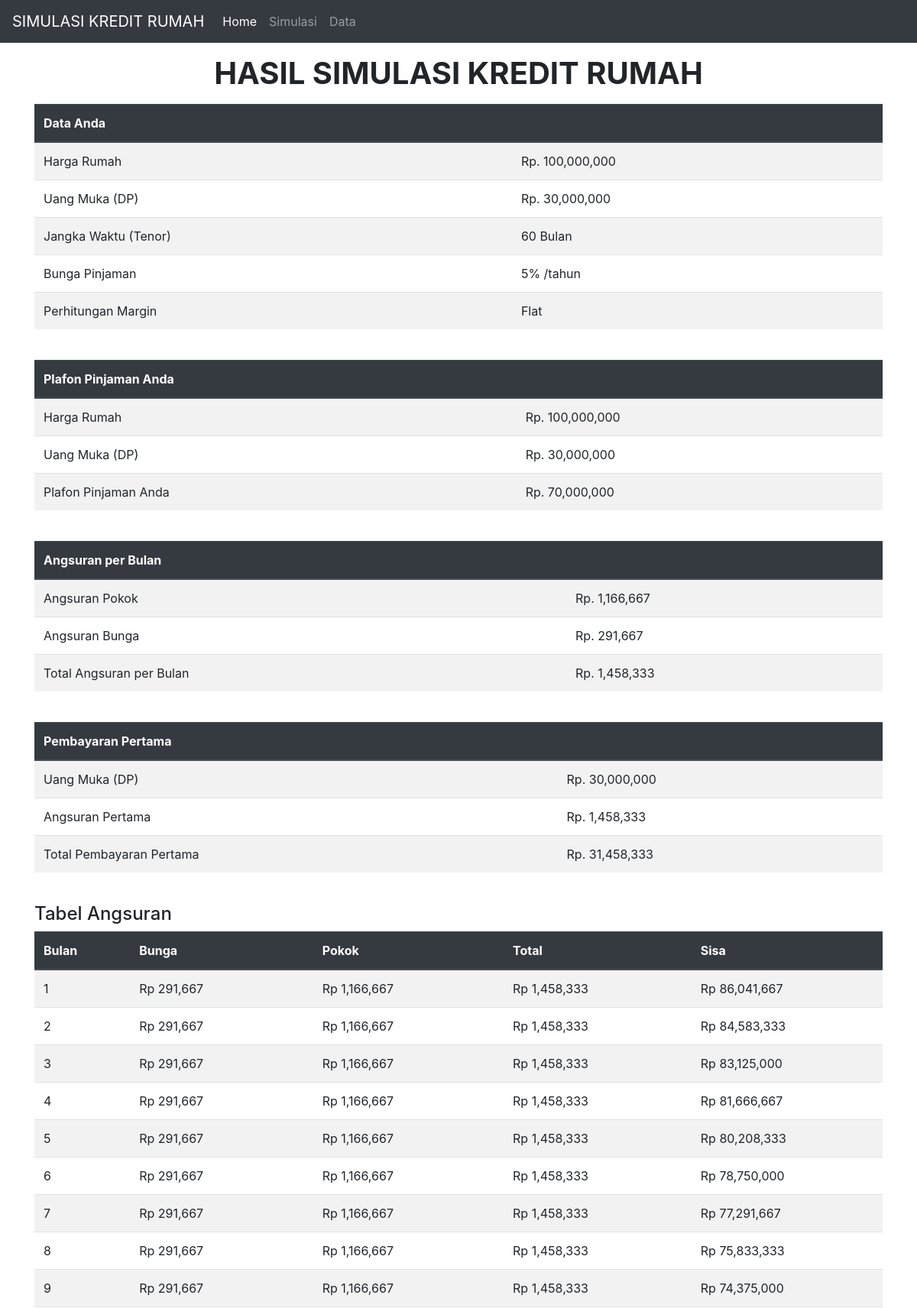
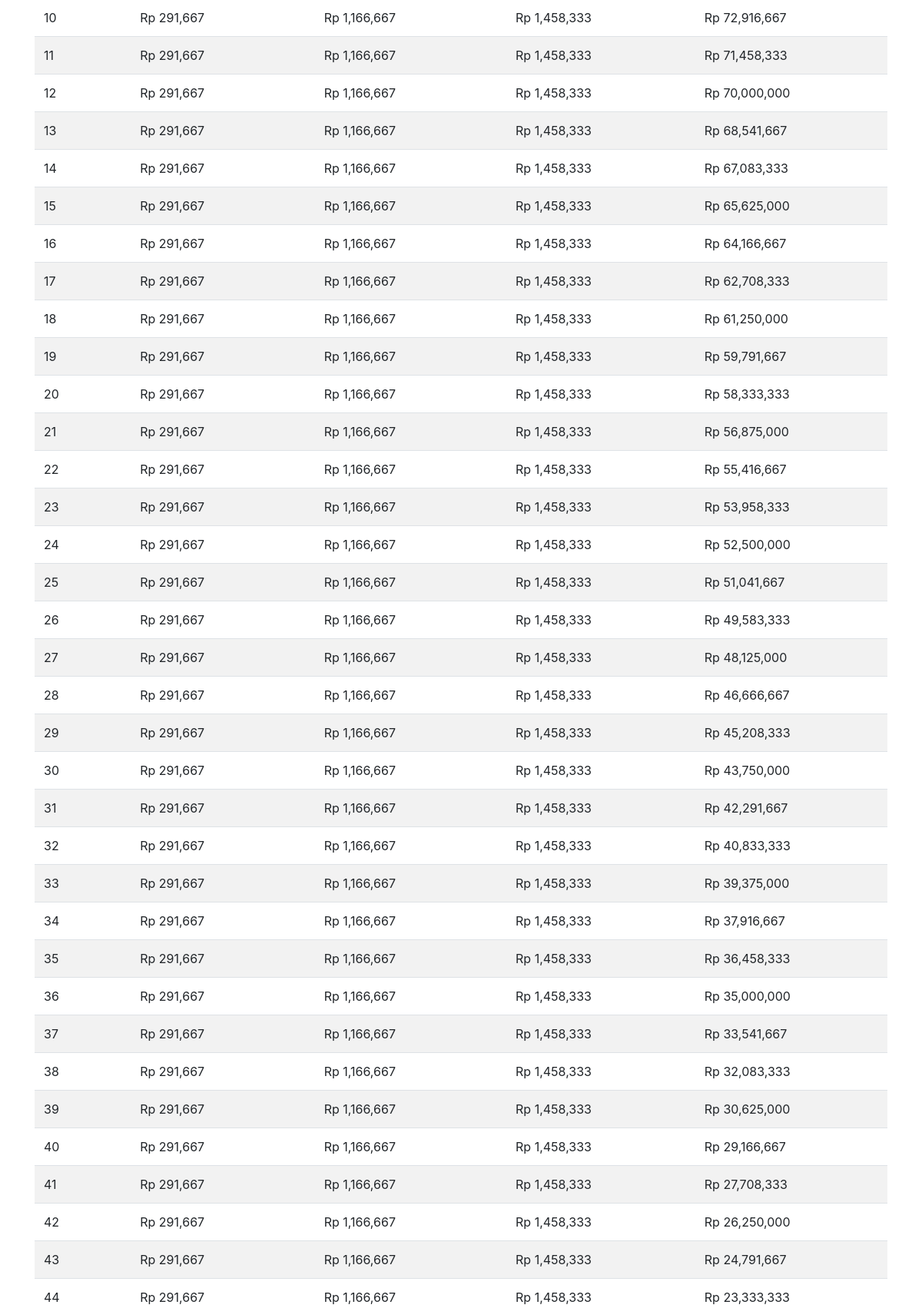
Page /hasil.php?id=0 (upper part) on the committed database (2 pictures, top to bottom).
### tables this page shows
CREATE TABLE `data_kredit` (
  `id` int(11) NOT NULL,
  `harga` int(50) NOT NULL,
  `bunga` int(10) NOT NULL,
  `uangdp` int(10) NOT NULL,
  `tenor` int(10) NOT NULL,
  `margin` varchar(10) NOT NULL
);

### functions.php (called while the page is built, shortened)
<?php
$conn = mysqli_connect('localhost', 'root', '', 'kredit_rumah');
function query($query)
{
    global $conn;
    $result = mysqli_query($conn, $query);
    $rows = [];
    while ($row = mysqli_fetch_assoc($result)) {
        $rows[] = $row;
    }
    return $rows;
}

### hasil.php (the view, shortened to what this page needs)
<?php
require 'functions.php';
$id = $_GET["id"];
$kredit = query("SELECT * FROM data_kredit WHERE id = $id")[0];
?>
<!DOCTYPE html>
<html lang="en">
<head>
    <link rel="stylesheet" href="https://stackpath.bootstrapcdn.com/bootstrap/4.5.2/css/bootstrap.min.css">
    <link rel="stylesheet" type="text/css" href="bootstrap-datepicker.min.css">
</head>
<body>
    <header>
        <nav class="navbar navbar-expand-lg navbar-dark bg-dark">
            <a class="navbar-brand" href="index.php">SIMULASI KREDIT RUMAH</a>
            <div class="collapse navbar-collapse" id="navbarNav">
                <ul class="navbar-nav">
                    <li class="nav-item active">
                        <a class="nav-link" href="index.php">Home<span class="sr-only">(current)</span></a>
                    </li>
                    <li class="nav-item">
                        <a class="nav-link" href="input.php">Simulasi</a>
                    </li>
                    <li class="nav-item">
                        <a class="nav-link" href="data.php">Data</a>
                    </li>
                </ul>
            </div>
        </nav>
    </header>
    <main>
        <div class="container">
            <h1 class="font-weight-bold text-center mt-3 mb-3">
                HASIL SIMULASI KREDIT RUMAH
            </h1>
            <form action="" method="post">
                <?php
                $harga = $kredit['harga'];
                $bunga = $kredit['bunga'];
                $uangdp = $kredit['uangdp'];
                $tenor = $kredit['tenor'];
                $margin = $kredit['margin'];
                ?>
                <?php
                function angsuran($plafon, $tenor, $bungaangsuran)
                {
                    $angsuranbulan = $plafon / $tenor + $bungaangsuran;
                    return $angsuranbulan;
                }
                $dp = $harga * $uangdp / 100;
                $plafon = $harga - $dp;
                $bungaangsuran = (($bunga / 100) / 12) * $plafon;
                $tenor = $tenor * 12;
                $angsuran = $plafon / $tenor;
                $angsuranbulan = angsuran($plafon, $tenor, $bungaangsuran);
                $pembayaranpertama = $dp + $angsuranbulan;
                $totalbunga = $bungaangsuran * $tenor;
                $totalangsuran = $plafon + $totalbunga;
                ?>
                <table class="table table-striped ">
                    <thead class="thead-dark">
                        <th scope="col">Data Anda</th>
                        <th scope="col"></th>
                    </thead>
                    <tbody>
                        <tr>
                            <td>Harga Rumah</td>
                            <td><?php echo "Rp. " . number_format($harga) ?></td>
                        </tr>
                        <tr>
                            <td>Uang Muka (DP)</td>
                            <td><?php echo "Rp. " . number_format($dp) ?></td>
                        </tr>
                        <tr>
                            <td>Jangka Waktu (Tenor)</td>
                            <td><?php echo $tenor . " Bulan" ?></td>
                        </tr>
                        <tr>
                            <td>Bunga Pinjaman</td>
                            <td><?php echo $bunga . "% /tahun" ?></td>
                        </tr>
                        <tr>
                            <td>Perhitungan Margin</td>
                            <td><?php echo $margin; ?></td>
                        </tr>
                    </tbody>
                </table>
                <br>
                <table class="table table-striped ">
                    <thead class="thead-dark">
                        <th scope="col">Plafon Pinjaman Anda</th>
                        <th scope="col"></th>
                    </thead>
                    <tbody>
                        <tr>
                            <td>Harga Rumah</td>
                            <td><?php echo "Rp. " . number_format($harga) ?></td>
                        </tr>
                        <tr>
                            <td>Uang Muka (DP)</td>
                            <td><?php echo "Rp. " . number_format($dp) ?></td>
                        </tr>
                        <tr>
                            <td>Plafon Pinjaman Anda</td>
                            <td><?php echo "Rp. " . number_format($plafon) ?></td>
                        </tr>
                    </tbody>
                </table>
                <br>
                <table class="table table-striped ">
                    <thead class="thead-dark">
                        <th scope="col">Angsuran per Bulan</th>
                        <th scope="col"></th>
                    </thead>
                    <tbody>
                        <tr>
                            <td>Angsuran Pokok</td>
                            <td><?php echo "Rp. " . number_format($angsuran) ?></td>
                        </tr>
                        <tr>
                            <td>Angsuran Bunga</td>
                            <td><?php echo "Rp. " . number_format($bungaangsuran) ?></td>
                        </tr>
                        <tr>
                            <td>Total Angsuran per Bulan</td>
                            <td><?php echo "Rp. " . number_format($angsuranbulan) ?></td>
                        </tr>
                    </tbody>
                </table>
                <br>
                <table class="table table-striped ">
                    <thead class="thead-dark">
                        <th scope="col">Pembayaran Pertama</th>
                        <th scope="col"></th>
                    </thead>
                    <tbody>
                        <tr>
                            <td>Uang Muka (DP)</td>
                            <td><?php echo "Rp. " . number_format($dp) ?></td>
                        </tr>
                        <tr>
                            <td>Angsuran Pertama</td>
                            <td><?php echo "Rp. " . number_format($angsuranbulan) ?></td>
                        </tr>
                        <tr>
                            <td>Total Pembayaran Pertama</td>
                            <td><?php echo "Rp. " . number_format($pembayaranpertama) ?></td>
                        </tr>
                    </tbody>
                </table>
                <br>
                <table class="table table-striped ">
                    <thead class="thead-dark">
                        <th scope="col">Bulan</th>
                        <th scope="col">Bunga</th>
                        <th scope="col">Pokok</th>
                        <th scope="col">Total</th>
                        <th scope="col">Sisa</th>
                    </thead>
                    <h4>Tabel Angsuran</h4>
                    <tbody>
                        <?php
                        $sisa[0] = $totalangsuran;
                        for ($i = 1; $i <= $tenor; $i++) {
                            $sisa[$i] = $sisa[$i - 1] - $angsuranbulan;
                            echo "<tr>";
                            echo "<td>" . $i . "</td>";
                            echo "<td> Rp " . number_format($bungaangsuran) . "</td>";
                            echo "<td> Rp " . number_format($angsuran) . "</td>";
                            echo "<td> Rp " . number_format(angsuran($plafon, $tenor, $bungaangsuran)) . "</td>";
                            echo "<td> Rp " . number_format($sisa[$i]) . "</td>";
                            echo "</tr>";
                        }
                        ?>
                    </tbody>
                </table>
                <br>
            </form>
        </div>
    </main>
</body>
</html>

### rows in the picture
data_kredit: harga "100,000,000", dp "30,000,000", bunga "5", margin "Flat", angsuran "1,166,667", angsuranbulan "1,458,333", pembayaranpertama "31,458,333"

### other values in the picture
$tenor "60"
$plafon "70,000,000"
$bungaangsuran "291,667"
angsuran($plafon, $tenor, $bungaangsuran) "1,458,333"
$sisa[$i] "86,041,667"
$sisa[$i] "84,583,333"
$sisa[$i] "83,125,000"
$sisa[$i] "81,666,667"
$sisa[$i] "80,208,333"
$sisa[$i] "78,750,000"
$sisa[$i] "77,291,667"
$sisa[$i] "75,833,333"
$sisa[$i] "74,375,000"
$sisa[$i] "72,916,667"
$sisa[$i] "71,458,333"
